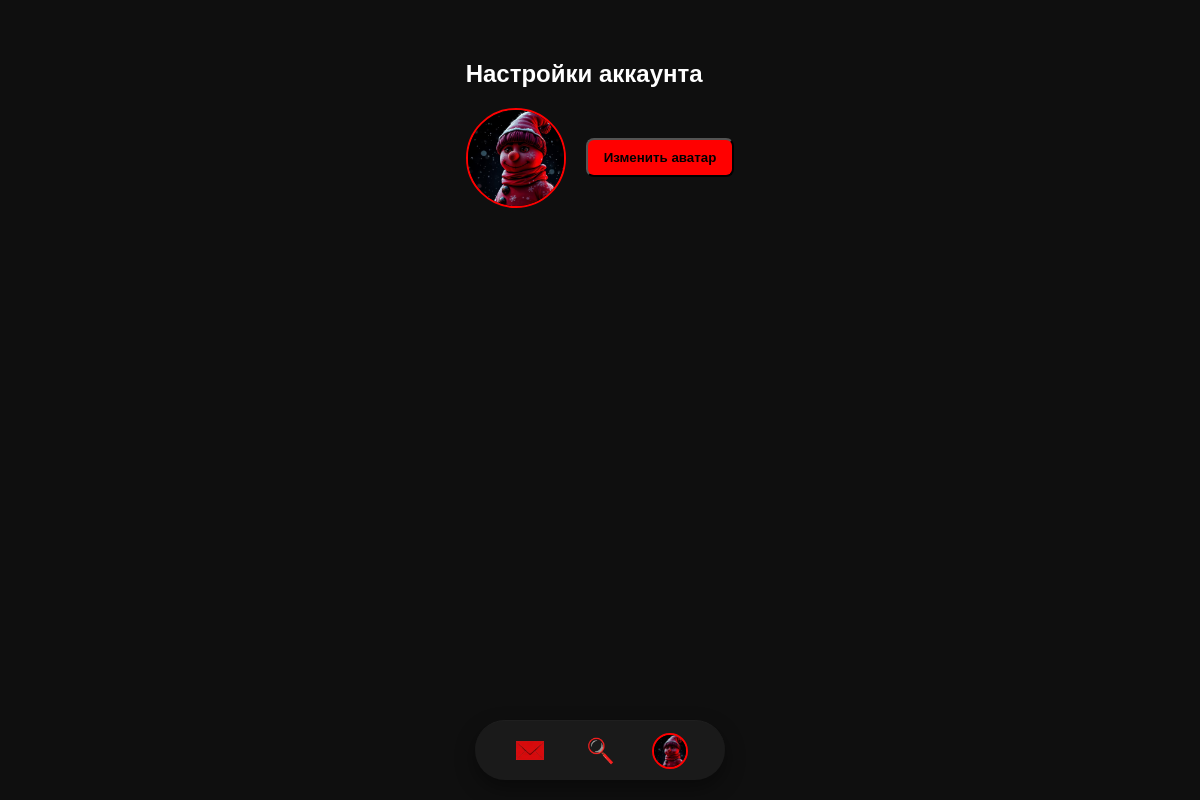
Before: /account (signed in) with the older database file.
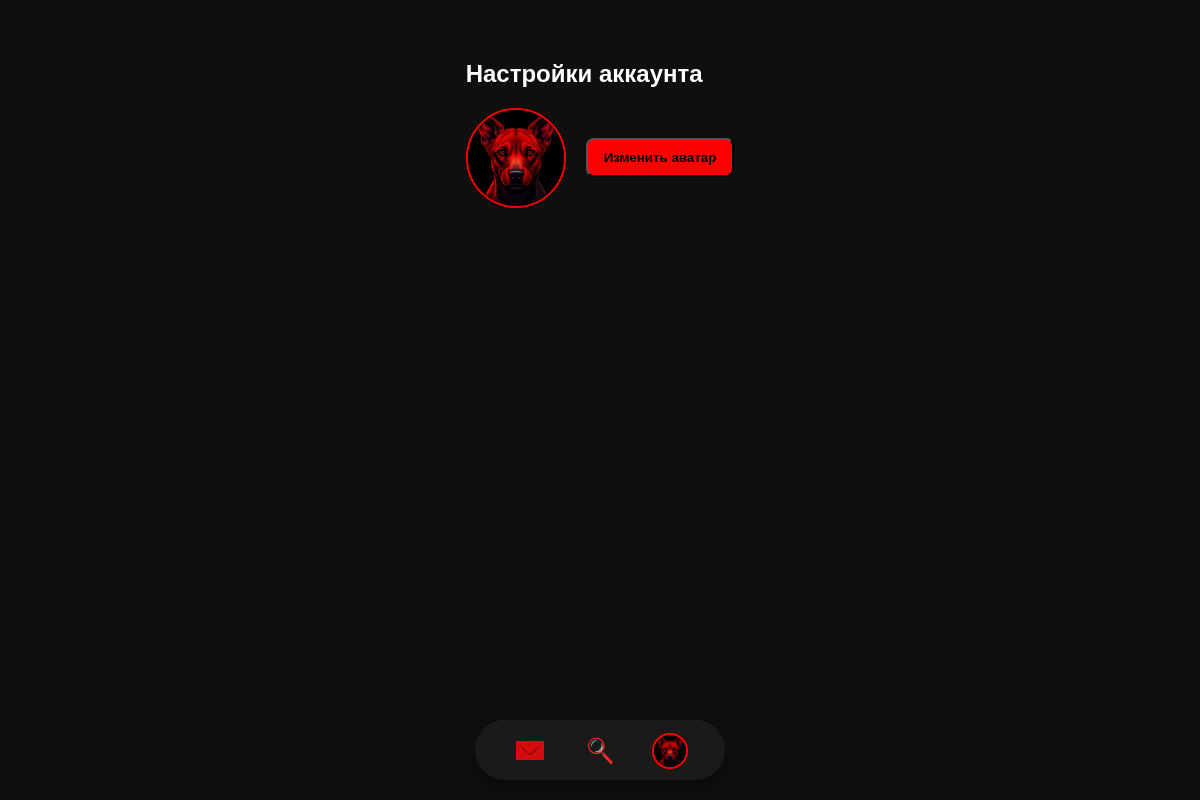
After: the same page with the newer database file.
### tables this page shows
CREATE TABLE users (
            id INTEGER PRIMARY KEY AUTOINCREMENT,
            username TEXT UNIQUE NOT NULL,
            password TEXT NOT NULL
        , avatar TEXT DEFAULT 'default.png');

### app.py (the view, shortened to what this page needs)
@app.route("/account", methods=["GET", "POST"])
@login_required
def account():
    avatars = ["rabbit.png", "dog.png", "cat.png", "snowman.png", "lion.png"]  # список доступных
    selected_avatar = None
    with sqlite3.connect(DATABASE) as conn:
        c = conn.cursor()
        c.execute("SELECT avatar FROM users WHERE id=?", (current_user.id,))
        selected_avatar = c.fetchone()[0]
    return render_template("account.html", avatars=avatars, selected_avatar=selected_avatar)

### app.py (called while the page is built)
@login_manager.user_loader
def load_user(user_id):
    with sqlite3.connect(DATABASE) as conn:
        c = conn.cursor()
        c.execute("SELECT id, username, avatar FROM users WHERE id=?", (user_id,))
        user = c.fetchone()
        if user:
            return User(user[0], user[1], user[2])
    return None

### templates/account.html (shortened to what this page needs)
{% extends "base.html" %}
{% block main_content %}
<div class="account-container" style="max-width: 600px; margin: 0 auto; padding: 20px; color: white;">
    <h2 class="section-title" style="margin-bottom: 20px;">Настройки аккаунта</h2>
    <div class="current-avatar" style="display: flex; align-items: center; gap: 20px; margin-bottom: 30px;">
        <img src="{{ url_for('static', filename='avatars/' + selected_avatar) }}" alt="Аватар" id="current-avatar" style="width:100px; height:100px; border-radius:50%; border:2px solid red; object-fit:cover;">
        <button id="change-avatar-btn" type="button" style="background:red; padding: 10px 16px; border-radius:8px; font-weight:bold; cursor:pointer;">Изменить аватар</button>
    </div>
</div>
{% endblock %}

### templates/base.html (shortened to what this page needs)
<!DOCTYPE html>
<html lang="ru">
<head>
    <link rel="stylesheet" href="{{ url_for('static', filename='style.css') }}">
</head>
<body>
<div class="app-wrapper">
    {% block content %}
        {% if current_user.is_authenticated %}
            <div class="main">
                {% block main_content %}{% endblock %}
            </div>
            <div class="bottom-nav">
                <a href="{{ url_for('chats') }}" class="bottom-nav-item" title="Чаты">
                    <img src="{{ url_for('static', filename='chats.png') }}" alt="Чаты" class="bottom-nav-icon">
                </a>
                <a href="{{ url_for('search') }}" class="bottom-nav-item" title="Поиск">
                    <img src="{{ url_for('static', filename='magnifying_glass.png') }}" alt="Поиск" class="bottom-nav-icon">
                </a>
                <a href="{{ url_for('account') }}" class="bottom-nav-item avatar-nav" title="Аккаунт">
                    <img src="{{ url_for('static', filename='avatars/' + current_user.avatar) }}" alt="Аватар" class="avatar-nav-img">
                </a>
            </div>
        {% else %}
            <div class="auth-container">
                {% block auth_content %}{% endblock %}
            </div>
        {% endif %}
    {% endblock %}
</div>
</body>
</html>

### static/style.css (style rules this page uses)
* { box-sizing: border-box; }
body { margin: 0; font-family: Arial, sans-serif; background: #0f0f0f; color: white; }
.main { flex: 1; display: flex; flex-direction: column; padding: 20px; overflow: hidden; }
.section-title { margin-bottom: 20px; }
.bottom-nav { position: fixed; bottom: 0; left: 0; width: 100%; height: 60px; background: #111; border-top: 1px solid #1f1f1f; display: flex; justify-content: space-around; align-items: center; z-index: 1000; }
.bottom-nav-item { font-size: 24px; color: white; text-decoration: none; transition: 0.2s; }
.main { flex: 1; display: flex; flex-direction: column; padding: 20px; padding-bottom: 80px; overflow: hidden; }
.app-wrapper { display: flex; flex-direction: column; height: 100vh; }
.bottom-nav { position: fixed; bottom: 20px; left: 50%; transform: translateX(-50%); height: 60px; background: #1a1a1a; border-radius: 30px; display: flex; justify-content: space-around; align-items: center; padding: 0 20px; box-shadow: 0 8px 20px rgba(0, 0, 0, 0.4); z-index: 1000; min-width: 250px; max-width: 250px; transition: all 0.3s ease; }
.bottom-nav-item { font-size: 24px; color: white; text-decoration: none; transition: 0.2s; display: flex; align-items: center; justify-content: center; width: 40px; height: 40px; }
.avatar-nav-img { width: 36px; height: 36px; border-radius: 50%; border: 2px solid red; object-fit: cover; transition: transform 0.2s; }
.bottom-nav-icon { width: 28px; height: 28px; object-fit: contain; transition: transform 0.2s; }

Changed rows visible on the page:
changed users: avatar: a different picture
